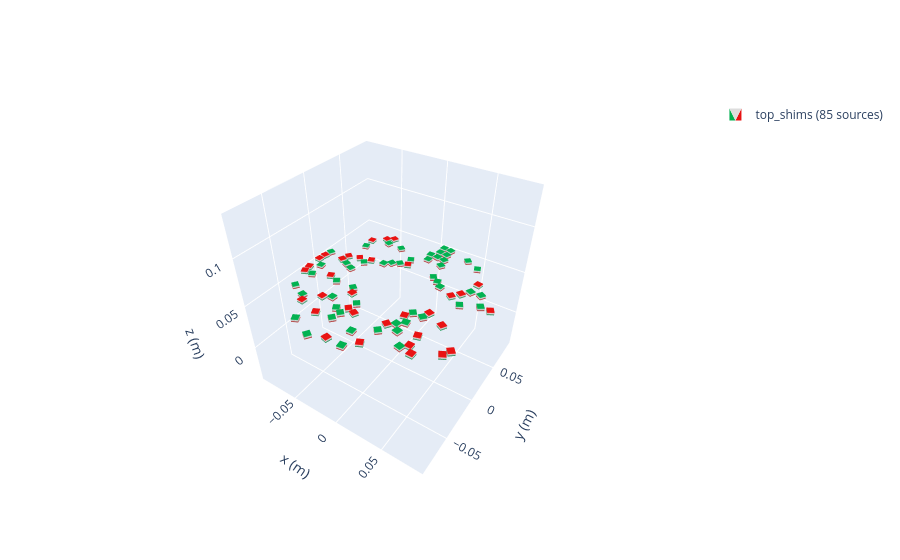
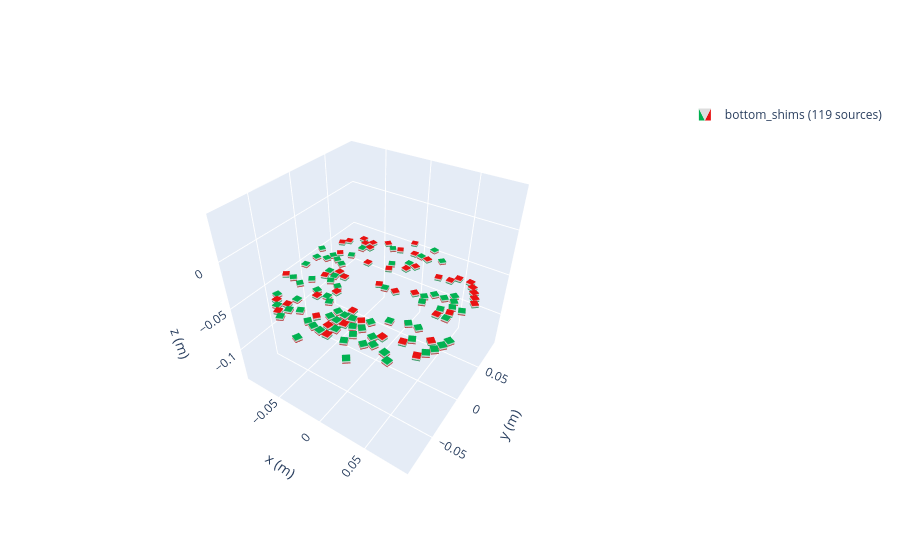

The cell these charts' notebook holds for them, in order:
### Markdown cell above
# Part VIII — Shim: export magnet collections and STL trays

The final optimized states are converted into physical outputs:

1. optimized Magpylib collections,
2. top and bottom shim-tray STL files,
3. orientation marks and polarity marks.

For workshop build safety and clarity, the default export uses:

```text
orientation marks: yes
positive polarity mark: +
negative polarity mark: none
notch: false
```

Only positive shim magnets receive a visible `+` mark.

### Code cell
# Build and save optimized Magpylib collections

collection_exporter = ShimCollectionExporter(
    candidate_tray=candidate_tray,
    states=best_states,
)

optimized_collections = collection_exporter.build()
collection_exporter.save(output_directory=run.run_dir)

if SHOW_FINAL_COLLECTIONS:
    collection_exporter.show()

print("PASS: optimized collections built and saved.")
print("Run directory:", run.run_dir)

### Figure 1 — Plotly figure (JSON) as saved in the notebook; plotly's stock layout.template omitted (floating-point values rounded to 4 significant figures; data arrays with more than 128 entries replaced by an {"elided": "..."} marker saying what was removed)
{"data": [{"color": "#6eb4e6", "colorscale": [[0, "#00b050"], [0.16, "#00b050"], [0.26, "#dddddd"], [0.74, "#dddddd"], [0.84, "#e71111"], [1, "#e71111"]], "i": {"elided": "1020 int values"}, "intensity": {"elided": "680 float values"}, "j": {"elided": "1020 int values"}, "k": {"elided": "1020 int values"}, "legendgroup": "Collection(id=5482184912, label='top_shims')", "name": "top_shims (85 sources)", "opacity": 1, "showlegend": true, "showscale": false, "type": "mesh3d", "x": {"elided": "680 float values"}, "y": {"elided": "680 float values"}, "z": {"elided": "680 float values"}}], "layout": {"legend": {"itemsizing": "constant"}, "scene": {"aspectmode": "manual", "aspectratio": {"x": 1, "y": 1, "z": 1}, "camera": {"eye": {"x": 1, "y": -1.5, "z": 1.4}}, "xaxis": {"autorange": false, "range": [-0.09316, 0.091], "title": {"text": "x (m)"}}, "yaxis": {"autorange": false, "range": [-0.09075, 0.09341], "title": {"text": "y (m)"}}, "zaxis": {"autorange": false, "range": [-0.04358, 0.1406], "title": {"text": "z (m)"}}}}}

### Figure 2 — Plotly figure (JSON) as saved in the notebook; plotly's stock layout.template omitted (floating-point values rounded to 4 significant figures; data arrays with more than 128 entries replaced by an {"elided": "..."} marker saying what was removed)
{"data": [{"color": "#f0b45a", "colorscale": [[0, "#00b050"], [0.16, "#00b050"], [0.26, "#dddddd"], [0.74, "#dddddd"], [0.84, "#e71111"], [1, "#e71111"]], "i": {"elided": "1428 int values"}, "intensity": {"elided": "952 float values"}, "j": {"elided": "1428 int values"}, "k": {"elided": "1428 int values"}, "legendgroup": "Collection(id=5449583696, label='bottom_shims')", "name": "bottom_shims (119 sources)", "opacity": 1, "showlegend": true, "showscale": false, "type": "mesh3d", "x": {"elided": "952 float values"}, "y": {"elided": "952 float values"}, "z": {"elided": "952 float values"}}], "layout": {"legend": {"itemsizing": "constant"}, "scene": {"aspectmode": "manual", "aspectratio": {"x": 1, "y": 1, "z": 1}, "camera": {"eye": {"x": 1, "y": -1.5, "z": 1.4}}, "xaxis": {"autorange": false, "range": [-0.09209, 0.09314], "title": {"text": "x (m)"}}, "yaxis": {"autorange": false, "range": [-0.09219, 0.09305], "title": {"text": "y (m)"}}, "zaxis": {"autorange": false, "range": [-0.1411, 0.04412], "title": {"text": "z (m)"}}}}}
